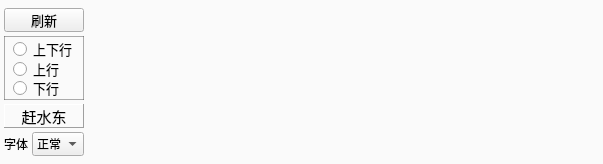
<?xml version="1.0" encoding="UTF-8"?>
<ui version="4.0">
 <class>StaRoutePlanTKY</class>
 <widget class="QWidget" name="StaRoutePlanTKY">
  <property name="geometry">
   <rect>
    <x>0</x>
    <y>0</y>
    <width>603</width>
    <height>164</height>
   </rect>
  </property>
  <property name="sizePolicy">
   <sizepolicy hsizetype="Preferred" vsizetype="Minimum">
    <horstretch>0</horstretch>
    <verstretch>0</verstretch>
   </sizepolicy>
  </property>
  <property name="minimumSize">
   <size>
    <width>0</width>
    <height>164</height>
   </size>
  </property>
  <property name="windowTitle">
   <string>StaRoutePlanTKY</string>
  </property>
  <property name="styleSheet">
   <string notr="true">QWidget#StaRoutePlanTKY{
	
	background-color: rgb(250, 250, 250);
}</string>
  </property>
  <layout class="QHBoxLayout" name="horizontalLayout" stretch="0,1">
   <property name="spacing">
    <number>8</number>
   </property>
   <property name="leftMargin">
    <number>4</number>
   </property>
   <property name="topMargin">
    <number>0</number>
   </property>
   <property name="rightMargin">
    <number>4</number>
   </property>
   <property name="bottomMargin">
    <number>0</number>
   </property>
   <item>
    <layout class="QVBoxLayout" name="verticalLayout">
     <property name="spacing">
      <number>4</number>
     </property>
     <property name="bottomMargin">
      <number>0</number>
     </property>
     <item>
      <spacer name="verticalSpacer_2">
       <property name="orientation">
        <enum>Qt::Vertical</enum>
       </property>
       <property name="sizeHint" stdset="0">
        <size>
         <width>20</width>
         <height>40</height>
        </size>
       </property>
      </spacer>
     </item>
     <item>
      <widget class="QPushButton" name="refreshBtn">
       <property name="minimumSize">
        <size>
         <width>80</width>
         <height>24</height>
        </size>
       </property>
       <property name="maximumSize">
        <size>
         <width>80</width>
         <height>24</height>
        </size>
       </property>
       <property name="font">
        <font>
         <family>宋体</family>
         <pointsize>10</pointsize>
        </font>
       </property>
       <property name="text">
        <string>刷新</string>
       </property>
      </widget>
     </item>
     <item>
      <widget class="QFrame" name="frame">
       <property name="minimumSize">
        <size>
         <width>80</width>
         <height>64</height>
        </size>
       </property>
       <property name="maximumSize">
        <size>
         <width>80</width>
         <height>64</height>
        </size>
       </property>
       <property name="styleSheet">
        <string notr="true">QFrame {
	border: 1px solid rgba(80, 80, 80, 120);
}</string>
       </property>
       <property name="frameShape">
        <enum>QFrame::NoFrame</enum>
       </property>
       <property name="frameShadow">
        <enum>QFrame::Sunken</enum>
       </property>
       <layout class="QVBoxLayout" name="verticalLayout_2">
        <property name="spacing">
         <number>4</number>
        </property>
        <property name="leftMargin">
         <number>8</number>
        </property>
        <property name="topMargin">
         <number>4</number>
        </property>
        <property name="rightMargin">
         <number>4</number>
        </property>
        <property name="bottomMargin">
         <number>4</number>
        </property>
        <item>
         <widget class="QRadioButton" name="radioButton">
          <property name="minimumSize">
           <size>
            <width>72</width>
            <height>16</height>
           </size>
          </property>
          <property name="maximumSize">
           <size>
            <width>72</width>
            <height>16</height>
           </size>
          </property>
          <property name="font">
           <font>
            <family>宋体</family>
            <pointsize>10</pointsize>
           </font>
          </property>
          <property name="text">
           <string>上下行</string>
          </property>
          <attribute name="buttonGroup">
           <string notr="true">buttonGroup</string>
          </attribute>
         </widget>
        </item>
        <item>
         <widget class="QRadioButton" name="radioButton_2">
          <property name="minimumSize">
           <size>
            <width>72</width>
            <height>16</height>
           </size>
          </property>
          <property name="maximumSize">
           <size>
            <width>72</width>
            <height>16</height>
           </size>
          </property>
          <property name="font">
           <font>
            <family>宋体</family>
            <pointsize>10</pointsize>
           </font>
          </property>
          <property name="text">
           <string>上行</string>
          </property>
          <attribute name="buttonGroup">
           <string notr="true">buttonGroup</string>
          </attribute>
         </widget>
        </item>
        <item>
         <widget class="QRadioButton" name="radioButton_3">
          <property name="minimumSize">
           <size>
            <width>72</width>
            <height>16</height>
           </size>
          </property>
          <property name="maximumSize">
           <size>
            <width>72</width>
            <height>16</height>
           </size>
          </property>
          <property name="font">
           <font>
            <family>宋体</family>
            <pointsize>10</pointsize>
           </font>
          </property>
          <property name="text">
           <string>下行</string>
          </property>
          <attribute name="buttonGroup">
           <string notr="true">buttonGroup</string>
          </attribute>
         </widget>
        </item>
       </layout>
      </widget>
     </item>
     <item>
      <widget class="QLabel" name="label_2">
       <property name="minimumSize">
        <size>
         <width>80</width>
         <height>24</height>
        </size>
       </property>
       <property name="maximumSize">
        <size>
         <width>80</width>
         <height>24</height>
        </size>
       </property>
       <property name="font">
        <font>
         <family>微软雅黑</family>
         <pointsize>11</pointsize>
         <weight>50</weight>
         <bold>false</bold>
        </font>
       </property>
       <property name="styleSheet">
        <string notr="true">padding: 0px 4px 0px 4px;</string>
       </property>
       <property name="frameShape">
        <enum>QFrame::Panel</enum>
       </property>
       <property name="frameShadow">
        <enum>QFrame::Raised</enum>
       </property>
       <property name="text">
        <string>赶水东</string>
       </property>
       <property name="alignment">
        <set>Qt::AlignCenter</set>
       </property>
      </widget>
     </item>
     <item>
      <layout class="QHBoxLayout" name="horizontalLayout_3">
       <property name="spacing">
        <number>0</number>
       </property>
       <item>
        <widget class="QLabel" name="label">
         <property name="minimumSize">
          <size>
           <width>28</width>
           <height>24</height>
          </size>
         </property>
         <property name="maximumSize">
          <size>
           <width>28</width>
           <height>24</height>
          </size>
         </property>
         <property name="font">
          <font>
           <family>宋体</family>
           <pointsize>9</pointsize>
          </font>
         </property>
         <property name="text">
          <string>字体</string>
         </property>
        </widget>
       </item>
       <item>
        <widget class="QComboBox" name="comboBox">
         <property name="minimumSize">
          <size>
           <width>52</width>
           <height>24</height>
          </size>
         </property>
         <property name="maximumSize">
          <size>
           <width>52</width>
           <height>24</height>
          </size>
         </property>
         <property name="font">
          <font>
           <family>宋体</family>
           <pointsize>9</pointsize>
          </font>
         </property>
         <item>
          <property name="text">
           <string>正常</string>
          </property>
         </item>
         <item>
          <property name="text">
           <string>大</string>
          </property>
         </item>
         <item>
          <property name="text">
           <string>超大</string>
          </property>
         </item>
        </widget>
       </item>
      </layout>
     </item>
     <item>
      <spacer name="verticalSpacer">
       <property name="orientation">
        <enum>Qt::Vertical</enum>
       </property>
       <property name="sizeHint" stdset="0">
        <size>
         <width>20</width>
         <height>40</height>
        </size>
       </property>
      </spacer>
     </item>
    </layout>
   </item>
   <item>
    <widget class="QWidget" name="widget" native="true">
     <property name="sizePolicy">
      <sizepolicy hsizetype="Preferred" vsizetype="MinimumExpanding">
       <horstretch>0</horstretch>
       <verstretch>0</verstretch>
      </sizepolicy>
     </property>
     <property name="minimumSize">
      <size>
       <width>0</width>
       <height>0</height>
      </size>
     </property>
     <layout class="QHBoxLayout" name="horizontalLayout_2">
      <property name="spacing">
       <number>0</number>
      </property>
      <property name="leftMargin">
       <number>0</number>
      </property>
      <property name="topMargin">
       <number>4</number>
      </property>
      <property name="rightMargin">
       <number>0</number>
      </property>
      <property name="bottomMargin">
       <number>4</number>
      </property>
     </layout>
    </widget>
   </item>
  </layout>
 </widget>
 <layoutdefault spacing="6" margin="11"/>
 <resources/>
 <connections/>
 <buttongroups>
  <buttongroup name="buttonGroup"/>
 </buttongroups>
</ui>
